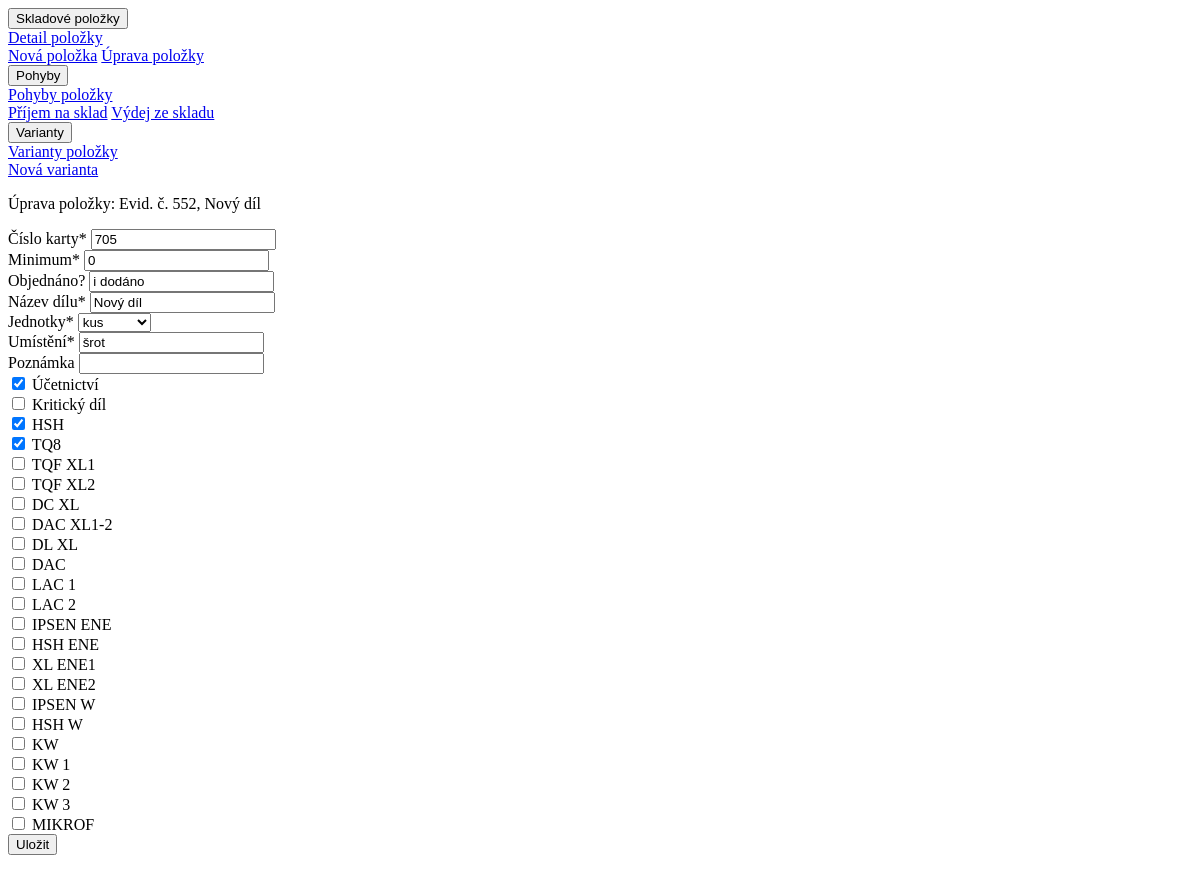
The page /sklad/552/update/ (signed in) on the database as committed earlier.
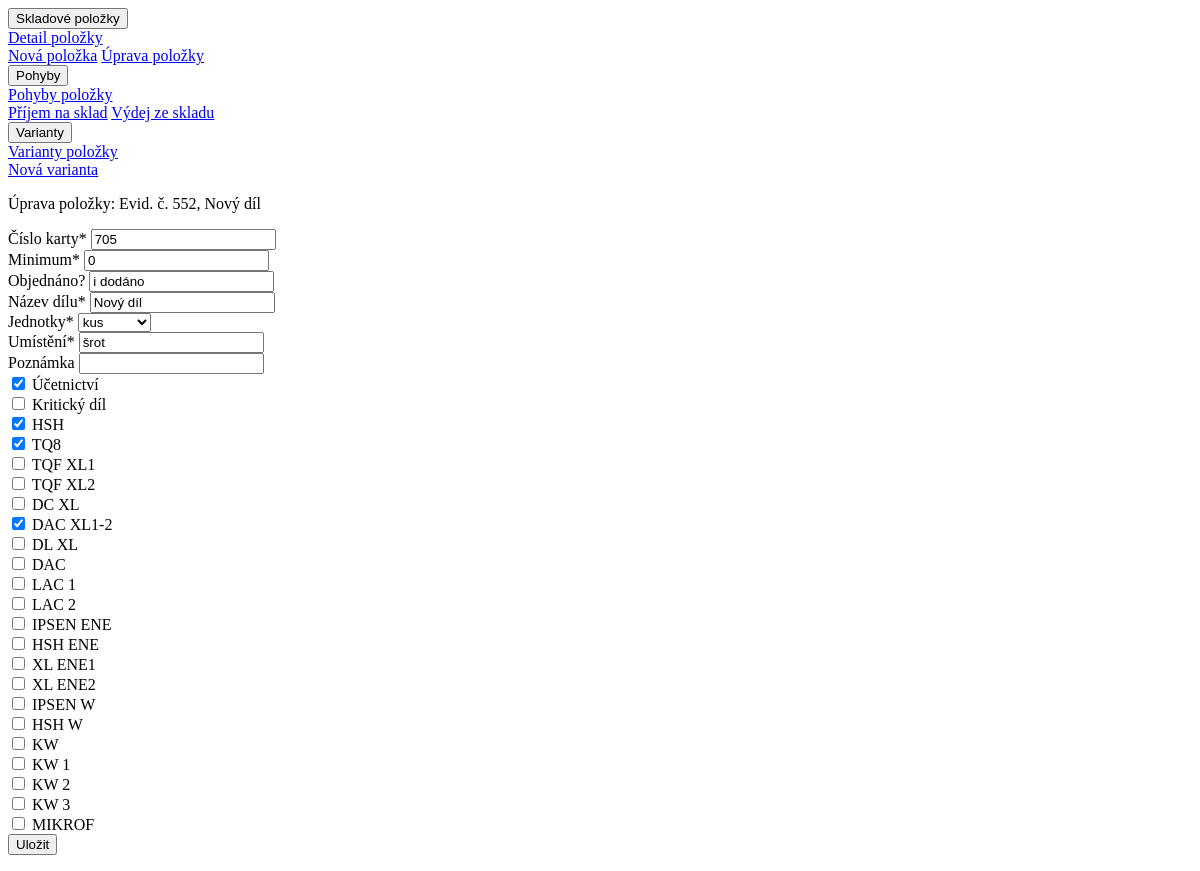
The same page on the database as committed later.
### hpm_sklad/models.py (models this page shows, shortened)
class Sklad(models.Model):
    class Meta:
        ordering = ["-evidencni_cislo"]
        verbose_name_plural = "Skladové položky"
    evidencni_cislo = models.AutoField(primary_key=True, verbose_name="Evidenční číslo")
    interne_cislo = models.IntegerField(null=True, verbose_name="Číslo karty")
    objednano = models.CharField(max_length=100, null=True, blank=True, verbose_name="Objednáno?")
    nazev_dilu = models.CharField(max_length=100, verbose_name="Název dílu")
    min_mnozstvi_ks = models.PositiveIntegerField(default=0, verbose_name="Minimum")
    mnozstvi = models.PositiveIntegerField(default=0, verbose_name="Množství")
    jednotky = models.CharField(max_length=10, choices=JEDNOTKY_CHOICES, default='ks', verbose_name="Jednotky")
    umisteni = models.CharField(max_length=25, null=True, verbose_name="Umístění")
    dodavatel = models.CharField(max_length=70, null=True, blank=True, verbose_name="Dodavatel")
    datum_nakupu = models.DateField(null=True, blank=True, verbose_name="Datum nákupu")
    cislo_objednavky = models.CharField(max_length=20, null=True, blank=True, verbose_name="Číslo objednávky")
    jednotkova_cena_eur = models.FloatField(default=0.0, validators=[MinValueValidator(0.0)], verbose_name="EUR/jednotka")
    celkova_cena_eur = models.FloatField(default=0.0, validators=[MinValueValidator(0.0)], verbose_name="Celkem EUR")
    poznamka = models.CharField(null=True, blank=True, max_length=200, verbose_name="Poznámka")
    ucetnictvi = models.BooleanField(default=True, verbose_name="Účetnictví")
    kriticky_dil = models.BooleanField(default=False, verbose_name="Kritický díl")
    hsh = models.BooleanField(default=False, verbose_name="HSH")
    tq8 = models.BooleanField(default=False, verbose_name="TQ8")
    tqf_xl1 = models.BooleanField(default=False, verbose_name="TQF XL1")
    tqf_xl2 = models.BooleanField(default=False, verbose_name="TQF XL2")
    dc_xl = models.BooleanField(default=False, verbose_name="DC XL")
    dac_xl1_2 = models.BooleanField(default=False, verbose_name="DAC XL1-2")
    dl_xl = models.BooleanField(default=False, verbose_name="DL XL")
    dac = models.BooleanField(default=False, verbose_name="DAC")
    lac_1 = models.BooleanField(default=False, verbose_name="LAC 1")
    lac_2 = models.BooleanField(default=False, verbose_name="LAC 2")
    ipsen_ene = models.BooleanField(default=False, verbose_name="IPSEN ENE")
    hsh_ene = models.BooleanField(default=False, verbose_name="HSH ENE")
    xl_ene1 = models.BooleanField(default=False, verbose_name="XL ENE1")
    xl_ene2 = models.BooleanField(default=False, verbose_name="XL ENE2")
    ipsen_w = models.BooleanField(default=False, verbose_name="IPSEN W")
    hsh_w = models.BooleanField(default=False, verbose_name="HSH W")
    kw = models.BooleanField(default=False, verbose_name="KW")
    kw1 = models.BooleanField(default=False, verbose_name="KW 1")
    kw2 = models.BooleanField(default=False, verbose_name="KW 2")
    kw3 = models.BooleanField(default=False, verbose_name="KW 3")
    mikrof = models.BooleanField(default=False, verbose_name="MIKROF")
    history = HistoricalRecords()
    def __str__(self):
        return "Evid. č. " + str(self.evidencni_cislo) + ", " + self.nazev_dilu

### hpm_sklad/views.py (the view)
# urls.py: path('sklad/<int:pk>/update/', views.SkladUpdateView.as_view(), name='update_sklad'),
class SkladUpdateView(LoginRequiredMixin, PermissionRequiredMixin, UpdateView):
    model = Sklad
    form_class = SkladUpdateForm
    template_name = 'hpm_sklad/update_sklad.html'
    permission_required = 'hpm_sklad.change_sklad'
    success_url = reverse_lazy('sklad')

### hpm_sklad/templates/hpm_sklad/update_sklad.html (shortened to what this page needs)
{% load static %}
{% load crispy_forms_tags %}
{% include "hpm_sklad/navbar_sklad.html" %}
<div class="bg-dark text-white mt-3">
    <p class="h6 py-2 px-2">Úprava položky: {{ object|truncatechars:50 }}</p>
</div>
<form class="mt-2" method="post" action="{% url 'update_sklad' object.pk %}">
    {% crispy form %}
</form>

Rows that differ between the two databases and show on the page:
changed Sklad "Evid. č. 552, Nový díl": dac_xl1_2 "☐" → "☑"
